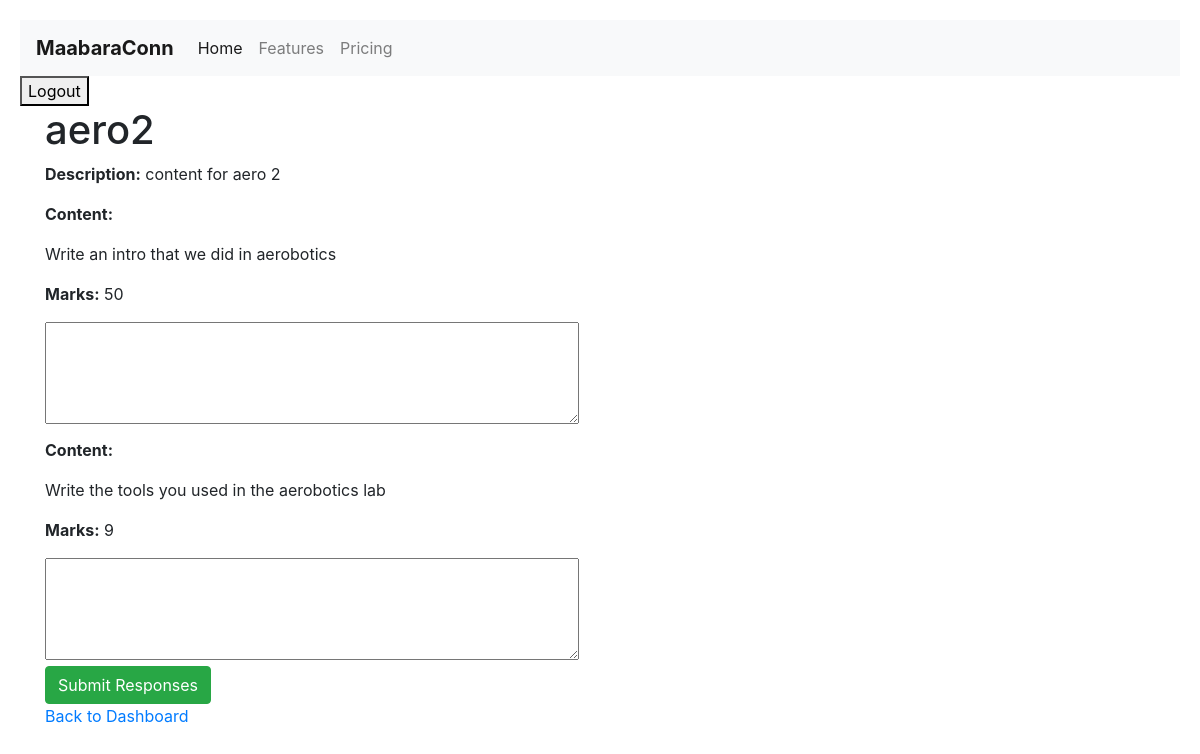
Screenshot of /users/lab-reports/8/ (signed in) with the database file from the repository.
### users/models.py (models this page shows, shortened)
class LabReport(models.Model):
    REPORT_TYPE_CHOICES = [
        ('IND', 'Individual'),
        ('GRP', 'Group'),
    ]
    report_type = models.CharField(
        max_length=3, choices=REPORT_TYPE_CHOICES, default='IND')
    creator = models.ForeignKey(
        settings.AUTH_USER_MODEL, on_delete=models.CASCADE, related_name='created_lab_reports'
    )
    student = models.ForeignKey(
        settings.AUTH_USER_MODEL, on_delete=models.CASCADE, related_name='student_lab_reports', null=True, blank=True
    )
    course = models.ForeignKey(
        Course, on_delete=models.CASCADE, related_name='lab_reports'
    )
    title = models.CharField(max_length=255)
    description = models.TextField()
    laboratory = models.ForeignKey(
        Laboratory, on_delete=models.CASCADE, related_name='lab_reports', null=True
    )
    document = models.FileField(upload_to='lab_reports/')
    submitted_at = models.DateTimeField(auto_now_add=True)
    status = models.CharField(max_length=100, default='Pending')
    template = models.ForeignKey(
        LabTemplate, on_delete=models.SET_NULL, null=True, blank=True, related_name='lab_reports'
    )
    is_active = models.BooleanField(default=True)

class TemplateSection(models.Model):
    lab_template = models.ForeignKey(
        LabTemplate, on_delete=models.CASCADE, related_name='sections')
    title = models.CharField(max_length=255)
    content = models.TextField()
    visible_to_students = models.BooleanField(default=True)
    section_type = models.ForeignKey(SectionType, on_delete=models.CASCADE)
    marks = models.PositiveIntegerField(default=0)

### users/views.py (the view, shortened to what this page needs)
@login_required
def lab_report_detail(request, lab_report_id):
    lab_report = get_object_or_404(LabReport, pk=lab_report_id)
    template = lab_report.template
    if not template:
        messages.error(request, "No template associated with this lab report.")
        return redirect('student_dashboard')
    sections = template.sections.all()
    responses = {response.section.id: response.response_text for response in
                 StudentResponse.objects.filter(student=request.user, section__in=sections)}
    context = {
        'lab_report': lab_report,
        'sections': sections,
        'responses': responses,
    }
    return render(request, 'course/lab_report_detail.html', context)

### users/templates/course/lab_report_detail.html (shortened to what this page needs)
{% extends 'base.html' %} {% load static %} {% block content %}
<div class="container">
  <h1>{{ lab_report.title }}</h1>
  <p><strong>Description:</strong> {{ lab_report.description }}</p>
  <form action="" method="post">
    {% csrf_token %} {% for section in sections %}
    <div>
      <p><strong>Content:</strong></p>
      <p>{{ section.content }}</p>
      <p><strong>Marks:</strong> {{ section.marks }}</p>
      <textarea name="response_{{ section.id }}" rows="4" cols="50">
        {{ responses.section.id }}
      </textarea>
    </div>
    {% endfor %}
    <button type="submit" class="btn btn-success">Submit Responses</button>
  </form>
  <a href="{% url 'student_dashboard' %}">Back to Dashboard</a>
</div>
{% endblock %}

### users/static/css/styles.css (style rules this page uses)
body { font-family: Arial, sans-serif; background-color: #007bff; }
body { font-family: "Segoe UI", Tahoma, Geneva, Verdana, sans-serif; line-height: 1.6; background-color: #6d3d3d; color: #333; margin: 0; padding: 20px; }
p { margin-bottom: 10px; }

### rows the page displays
LabReport: title "aero2", description "content for aero 2"
TemplateSection: content "Write an intro that we did in aerobotics", marks "50"
TemplateSection: content "Write the tools you used in the aerobotics lab", marks "9"
